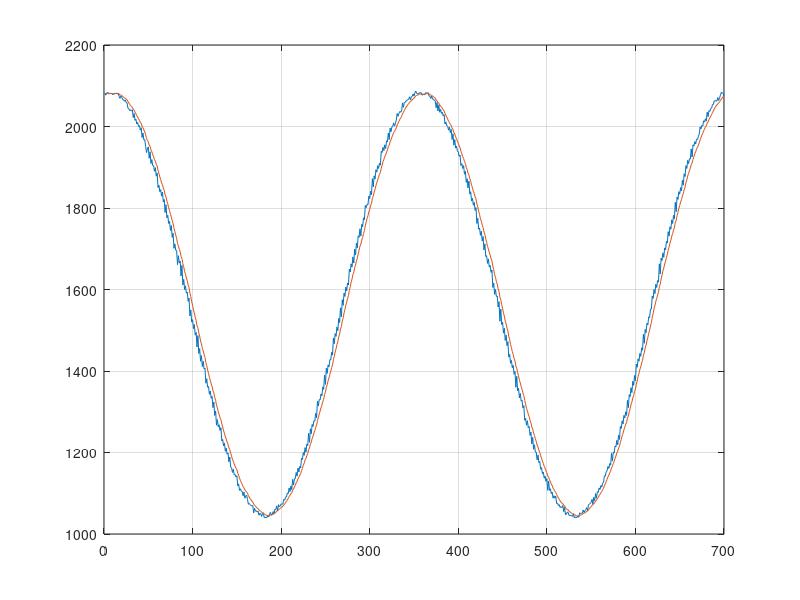

Here is the MATLAB script that generated this plot:
close all, clear all, clc

v0 = csvread('raw_data.txt');

% Low pass filter

% y[n]=0.8y[n−1]+0.2x[n]

n = length(v0);
v1 = zeros(1, n);
v1(1) = v0(1);
for i=2:1:n
    v1(i) = 0.8*v1(i-1) + 0.2*v0(i);
end

plot(v0);
hold on;
plot(v1);
grid on;